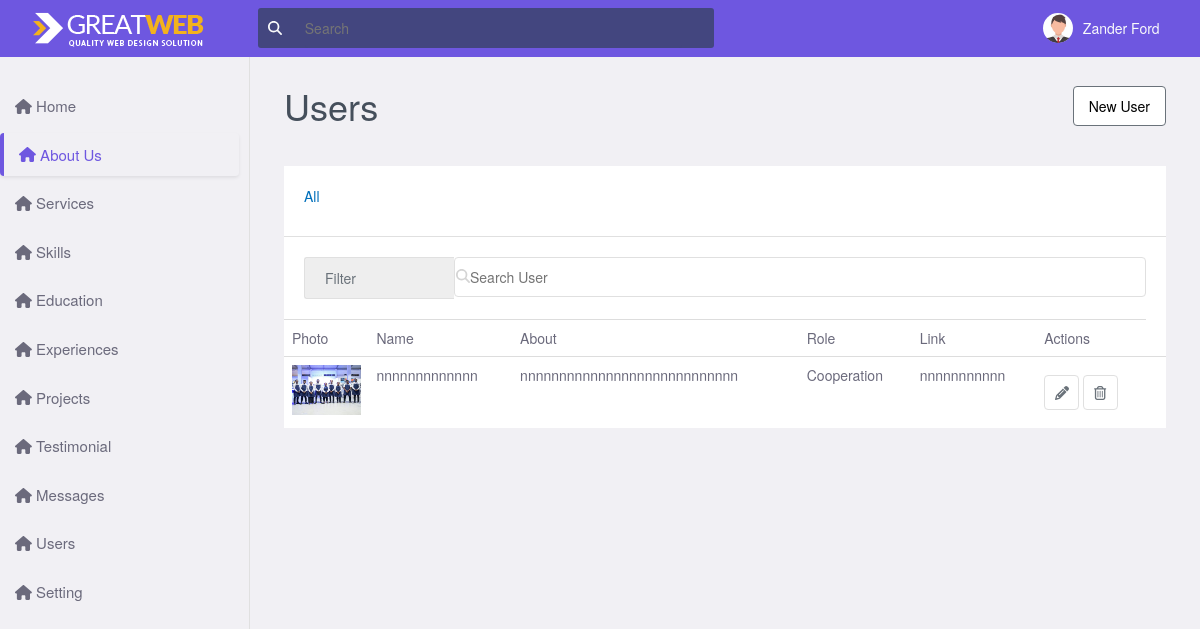
Screenshot of /admin/user.php with the database file from the repository.
### tables this page shows
CREATE TABLE `user` (
  `id` int(11) NOT NULL,
  `image` varchar(100) DEFAULT NULL,
  `name` varchar(100) DEFAULT NULL,
  `about` text DEFAULT NULL,
  `role` varchar(50) DEFAULT NULL,
  `link` varchar(100) DEFAULT NULL
);

### admin/user.php (the view, shortened to what this page needs)
<!DOCTYPE html>
    <html lang="en">
    <?php
    include "include/header.php";
    ?>
    <body>
        <?php
        include "include/menu.php";
        ?>
        <main class="main">
            <div class="main__sideNav"></div>
            <div class="main__content">
            <section class="users section" id="users">
                <div class="users_container">
                    <div class="titlebar">
                        <div class="titlebar_item">
                            <h1>Users </h1>
                        </div>
                        <div class="titlebar_item">
                            <div class="btn btn__open--modal">
                                New User
                            </div>
                        </div>
                    </div>
                    <div class="table">
                        <div class="table_filter">
                            <div>
                                <ul class="table_filter-list">
                                    <li>
                                        <p class="table_filter-link table_filter-link--active">
                                            All
                                        </p>
                                    </li>
                                </ul>
                            </div>
                        </div>
                        <div class="table_search">
                            <div class="table_search-wrapper">
                                <select class="table_search-select" name="" id="">
                                    <option value="">Filter</option>
                                </select>
                            </div>
                            <div class="relative">
                                <i class="table_search-input--icon fas fa-search "></i>
                                <input class="table_search--input" type="text" placeholder="Search User">
                            </div>
                        </div>
                        <table class="table-responsive table">
                            <tr>
                                <td>Photo</td>
                                <td>Name</td>
                                <td>About</td>
                                <td>Role</td>
                                <td>Link</td>
                                <td>Actions</td>
                            </tr>
                            <tr>
                            <?php
                        include "include/connection.php";
                        $sel=mysqli_query($con, "SELECT * FROM user");
                        if(mysqli_num_rows($sel)>0){
                            while($rows=mysqli_fetch_array($sel)){
                                ?>
                            <td>
                                <img src="uploads/<?php echo $rows['image'] ?>" alt="" class="user_img-list">
                            </td>
                            <td><?php echo $rows['name'] ?></td>
                            <td><?php echo $rows['about'] ?></td>
                            <td><?php echo $rows['role'] ?></td>
                            <td><?php echo $rows['link'] ?></td>
                            <td>
                                <button class="btn-icon success">
                                    <i class="fas fa-pencil-alt"></i>
                                </button>
                                <button class="btn-icon danger" >
                                    <i class="far fa-trash-alt"></i>
                                </button>
                            </td>
                        </div>
                        <?php
                            }
                        }else{
                            echo "Data not found";
                        }
                        ?><td>
                    </div>
                    </div>
        </main>
    </body>
</html>

### admin/assets/css/styles.css (style rules this page uses)
:root { --hue-color: 246; --first-color:rgb(69, 79, 91); --body-color: hsl(var(--hue-color), 14.3%, 95%); --border-right: #e0e0e0; --text-color: hsl(var(--hue-color), 8%, 45%); --body-font: 'Poppins', sans-serif; }
html { -webkit-box-sizing: border-box; box-sizing: border-box; font-family: -apple-system, BlinkMacSystemFont, 'Segoe UI', Roboto, Oxygen, Ubuntu, Cantarell, 'Open Sans', 'Helvetica Neue', sans-serif; font-size: 14px; }
* { margin: 0; padding: 0; border: 0; appearance: none; text-decoration: none; list-style: none; box-sizing: border-box; box-sizing: inherit; }
h1, h2, h3, h4, h5, h6,p,a { color: #454f5b; }
body { height: calc(100vh - 100px); width: 100%; color: var(--text-color); background: var(--body-color); font-size: var(--body-font); box-sizing: inherit; }
main { display: grid; grid-template-columns: 250px 1fr; margin: 0; padding: 0; }
.main__sideNav { padding: 2rem; margin: 4rem 0; height: 100%; z-index: -99; }
.main__content { margin: 4rem 1rem; }
.titlebar { display:flex; justify-content:space-between; align-items: center; }
.titlebar_item,h1,button { margin-top: 10px; margin-bottom: 10px; }
.btn { border:1px solid #6a727a; padding: 9px 15px; border-radius: 4px; background: #FFF; color: black; cursor: pointer; }
.btn-icon { border: 1px solid #e0e0e0; background: none; width: 35px; height: 35px; border-radius: 4px; color: #6a727a; cursor: pointer; }
.titlebar { display:flex; justify-content:space-between; align-items: center; margin-top: 10px; }
.table { background: #FFF; margin-top: 20px; margin-bottom: 30px; }
.table_filter { border-bottom: 1px solid #e0e0e0; padding: 10px 20px; margin-bottom: 20px; }
.table_filter-list { display: flex; justify-content: flex-start; list-style: none; }
.table_filter-link { margin-right: 1rem; }
.table_filter-link--active { color: #006fbb; font-weight: 500; }
ul { list-style: none; }
.table_search { padding: 0 20px; display: grid; grid-template-columns: minmax(150px, auto) minmax(180px, 1fr); }
.table_search-wrapper { position: relative; }
.table_search-select { appearance: none; background: #eeeeee; color: #6a727a; width: 100%; border: none; border-top: 1px solid #e0e0e0; border-left: 1px solid #e0e0e0; border-bottom: 1px solid #e0e0e0; border-top-left-radius: 3px; border-bottom-left-radius: 3px; padding-top: 10px; padding-bottom: 10px; padding-left: 20px; padding-right: 20px; }
.relative { position: relative; }
.table_search-input--icon { top: 12px; left: 2px; color: #d4d4d4; position: absolute; }
.card,p { margin-top: 10px; margin-bottom: 10px; }
.card,input { padding: 9px 15px; border: 1px solid #e0e0e0; border-radius: 4px; width: 100%; }
.users_container { margin-top: 1rem; margin: 0 auto; padding: 0 20px; }
.user_img-list { width: 100%; height: 50px; border:50px; }

### rows the page displays
user: image (picture), name "nnnnnnnnnnnnn", about "nnnnnnnnnnnnnnnnnnnnnnnnnnnn", role "Cooperation", link "nnnnnnnnnnn"
